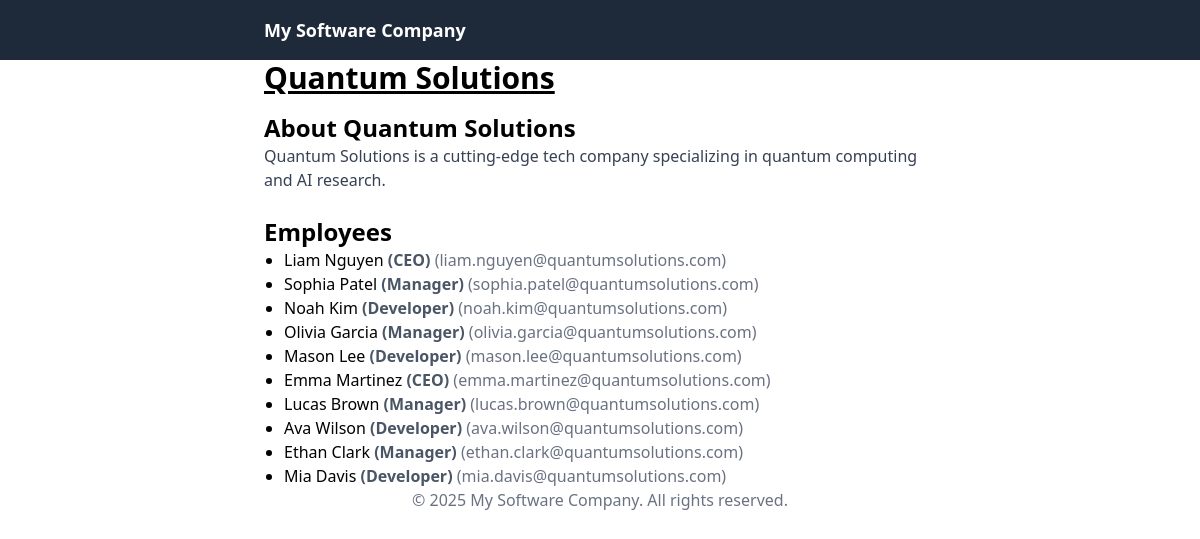
The page /clients/company/10 on the database its author committed.
### clients/models.py (models this page shows, shortened)
class Company(models.Model):
    name = models.CharField(max_length=100)
    email = models.EmailField(max_length=100, unique=True)
    description = models.TextField(blank = True, null = True, default = "Enter a Description here (optional)")
    created_at = models.DateTimeField(auto_now_add = True)
    updated_at = models.DateTimeField(auto_now = True)

class Employee(models.Model):
    first_name = models.CharField(max_length = 30)
    last_name = models.CharField(max_length = 50)
    email = models.EmailField(max_length = 50, unique = True)
    created_at = models.DateTimeField(auto_now_add = True)
    updated_at = models.DateTimeField(auto_now = True)
    company = models.ForeignKey(Company, on_delete = models.CASCADE, related_name = 'employees')
    role = models.ForeignKey(Role, on_delete = models.SET_NULL, null = True, blank = True, related_name = 'employees')

class Role(models.Model):
    name = models.CharField(max_length = 50, unique = True)
    description= models.TextField(blank = True, null = True)
    created_at = models.DateTimeField(auto_now_add = True)
    updated_at = models.DateTimeField(auto_now = True)
    def __str__(self):
        return self.name

### clients/views.py (the view)
# urls.py: path('company/<int:company_id>', company_detail, name = 'company_detail'),
def company_detail(request, company_id):
    company = get_object_or_404(Company, id = company_id)
    return render(request, 'clients/company_detail.html', {'company' : company})

### clients/templates/clients/company_detail.html
{% extends 'base.html' %}
{% block content %}
<div class="max-w-2xl mx-auto">
    <h1 class="text-3xl font-bold underline">
        {{ company.name }}
    </h1>
    <section>
        <h2 class="text-2xl font-semibold mt-4">
            About {{ company.name }}
        </h2>
        <p class="text-gray-700">
        {{company.description}}
        </p>
    </section>
    <section>
        <section class="mt-6">
            <h2 class="text-2xl font-semibold">Employees</h2>
            <ul class="list-disc pl-5">
                {% for employee in company.employees.all %}
                    <li>
                    {{ employee.first_name }} {{ employee.last_name }}
                    {% if employee.role %}
                    <span class="text-gray-600 font-bold">({{ employee.role }})</span>
                    {% else %}
                    <span class="text-gray-600 font-bold">(role unknown)</span>
                    {%endif %}
                    <span class="text-gray-500">({{ employee.email }})</span>
                    </li>
                {% empty %}
                    <li>No employees found.</li>
                {% endfor %}
            </ul>
        </section>
    </section>
</div>
{% endblock %}

### rows shown on the page
Company: name "Quantum Solutions", description "Quantum Solutions is a cutting-edge tech company specializing in quantum computing and AI research."
Employee: first_name "Liam", last_name "Nguyen", role "CEO", email "liam.nguyen@quantumsolutions.com"
Employee: first_name "Sophia", last_name "Patel", role "Manager", email "sophia.patel@quantumsolutions.com"
Employee: first_name "Noah", last_name "Kim", role "Developer", email "noah.kim@quantumsolutions.com"
Employee: first_name "Olivia", last_name "Garcia", role "Manager", email "olivia.garcia@quantumsolutions.com"
Employee: first_name "Mason", last_name "Lee", role "Developer", email "mason.lee@quantumsolutions.com"
Employee: first_name "Emma", last_name "Martinez", role "CEO", email "emma.martinez@quantumsolutions.com"
Employee: first_name "Lucas", last_name "Brown", role "Manager", email "lucas.brown@quantumsolutions.com"
Employee: first_name "Ava", last_name "Wilson", role "Developer", email "ava.wilson@quantumsolutions.com"
Employee: first_name "Ethan", last_name "Clark", role "Manager", email "ethan.clark@quantumsolutions.com"
Employee: first_name "Mia", last_name "Davis", role "Developer", email "mia.davis@quantumsolutions.com"
